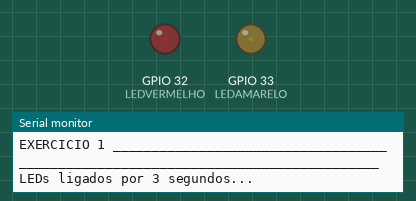
A sketch run on a simulated ESP32. On the bench: output pins drawn as LEDs (lit = HIGH), the last lines printed to the serial monitor.

Above: at 0.1 s.
At 4.1 s:
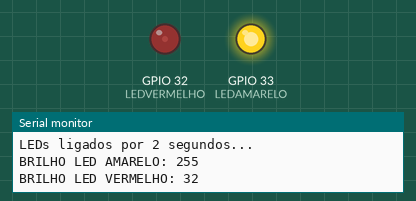
Timing chart, 0 to 7.5 s (numbered marks = the images above):
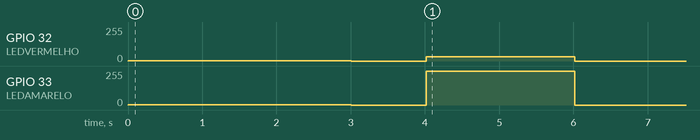

The sketch:

CHECKPOINT_2_-_AICSS.ino
```cpp
// CHECKPOINT 2 - AICSS //
// Integrantes: Bruno 552574 + Edgar 565260 + Júlia 566325

// ÁREA DE VARIAVIES ======================================================================================//
// EXERCICIO 1 - VARIAVIES DE LIGA E DESLIGA DOS LEDs
#define LEDVERMELHO 32
#define LEDAMARELO 33
const int tempo_desligado = 1000;
const int tempo_ligado = tempo_desligado * 3;

// EXERCICIO 2 - CONTROLE DE BRILHO DOS LEDs
uint8_t BRILHO_LEDVERMELHO = 32; // unit8_t devido o valor ser de 0 a 255
uint8_t BRILHO_LEDAMARELO = 255; // unit8_t devido o valor ser de 0 a 255

// EXERCICIO 4 - COPIANDO E COLOCANDO
char array[29] = "";

// EXERCICIO 5 - LISTAGEM DE UMA STRING, CARACTER POR CARACTER
String texto = "LISTAGEM";

// EXERCICIO 6 - CONTAGEM DE UM INTERVALO DE TEMPO
#include "esp_timer.h"

// EXERCICIO 8 - ARMAZENAMENTO DE VALORES
uint16_t valor_1= 1000; // unit16_t devido o valor ser de 0 a 65.535

// EXERCICIO 9 - CALCULO DE TEMPERATURA
float temperatura = 35.8;
float umidade = 55.7;

// EXERCICIO 10 - CALCULO DE POTENCIA ELETRICA
float tensao = 3.3;
float resistencia = 100.0;

// ÁREA DE EXECUÇÃO (APENAS UMA VEZ) ===================================================================== //
void setup() {
  Serial.begin(115200);

// EXERCICIO 1 - LIGANDO e DESLIGANDO OS LEDs
Serial.println("\nEXERCICIO 1 _________________________________________________________________________________\n");

Serial.println("LEDs ligados por 3 segundos...");
  // EXERCICIO 1 - LIGANDO OS LEDs PELA PRIMEIRA VEZ
  analogWrite(LEDVERMELHO, HIGH);
  analogWrite(LEDAMARELO, HIGH);
  delay(tempo_ligado);
  // EXERCICIO 1 - DESLIGANDO OS LEDs
  Serial.println("LEDs desligados...");
  analogWrite(LEDVERMELHO, LOW);
  analogWrite(LEDAMARELO, LOW);
  delay(tempo_desligado);

// EXERCICIO 2 - LIGANDO OS LEDs POR 2seg E DESLIGANDO
Serial.println("\nEXERCICIO 2 _________________________________________________________________________________\n");

Serial.println("LEDs ligados por 2 segundos...");
  Serial.println("BRILHO LED AMARELO: " + String(BRILHO_LEDAMARELO));
  Serial.println("BRILHO LED VERMELHO: " + String(BRILHO_LEDVERMELHO));
  // EXERCICIO 2 - LIGANDO OS LEDs e APLICANDO O BRILHO
  analogWrite(LEDVERMELHO, BRILHO_LEDVERMELHO);
  analogWrite(LEDAMARELO, BRILHO_LEDAMARELO);
  delay(2000);
  // EXERCICIO 2 - DESLIGANDO OS LEDs
  Serial.println("\nLEDs desligados...");
  analogWrite(LEDVERMELHO, 0);
  analogWrite(LEDAMARELO, 0);
  delay(600);

// EXERCICIO 3 - CORRIGIR O CÓDIGO FORNECIDO

  // #define TEMPO 1000
  // void setup() {
  // Serial.begin(115200);
  // TEMPO = 2000;
  // Serial.println(TEMPO);
  // }
  // void loop () { }

  Serial.println("\nEXERCICIO 3 _________________________________________________________________________________\n");

  Serial.println("#define TEMPO 1000");
  Serial.println("TEMPO = 2000;");
  Serial.println("\n No inicio 'TEMPO' foi declarado com o valor 1000, depois voce tentar definir o valor novo para 2000, o sistema nao vai permitir por nao ser possivel alterar o valor de uma define");

// EXERCICIO 4 - ATIVIDADES COM CHAR e ARRAY
  Serial.println("\nEXERCICIO 4 _________________________________________________________________________________\n");

  // EXERCICIO 4 - COPIANDO A ARRAY "ABACAXI" E EXIBINDO NO TERMINAL
  strcpy(array, "Abacaxi");
  Serial.println("Texto adicionado com strcpy: " +  String(array) + " | O seu tamanho é de: " + strlen(array) + " caracteres");
  // EXERCICIO 4 * COPIANDO A ARRAY "NA BRASA E MUITO BOM", COLANDO NA ARRAY ANTERIOR E EXIBINDO NO TERMINAL
  strcat(array, " na brasa e muito bom");
  Serial.println("Texto adicionado com strcat: " + String(array) + " | O seu tamanho é de: " + strlen(array) + " caracteres");

// EXERCICIO 5 - ATIVIDADE COM STRING
  Serial.println("\nEXERCICIO 5 _________________________________________________________________________________\n");

  // EXERCICIO 6 - INICIO DO CRONOMETRO
  uint64_t start =esp_timer_get_time(); // unit64_t devido o valor ser para representar tempo (necessita de um espaço maior)

  // EXERCICIO 5 - ESTRUTURA DE REPETIÇÃO PARA EXIBIR TODAS AS POSIÇÕES DO CHAR ATÉ O FIM
  for (int i = 0; i < texto.length(); i++){
    Serial.println("Item da posição " + String(i) + ": " + String(texto[i]));
  }

  // EXERCICIO 6 - FIM DO CRONOMETRO
  uint64_t finish = esp_timer_get_time();  // unit64_t devido o valor ser para representar tempo (necessita de um espaço maior)
    // EXERCICIO 6 - CALCULO DO TEMPO GASTO PELA MAQUINA EM SEGUNDOS
  float duracao = (finish - start) / 1000000.0;

  Serial.println("\nEXERCICIO 6 _________________________________________________________________________________\n");

  // EXERCICIO 6 - EXIBE OS VALORES INICIAL E FINAL DO CRONOMETRO E O TEMPO ENTRE ESSE INTERVALO
  Serial.println("INICIO DO CRONOMETRO: " + String(start) + " microssegundos");
  Serial.println("FIM DO CRONOMETRO: " + String(finish) + " microssegundos\n");
  Serial.println("Tempo utilizado para imprimir os caracteres de " + texto + " foi de: " + String(duracao, 3) + " segundos");

// EXERCICIO 8 - ARMAZENANDO VALORES
  Serial.println("\nEXERCICIO 8 _________________________________________________________________________________\n");

  // EXERCICIO 8 - ACRESCENTA O VALOR NOVO COM O ANTIGO E EXIBE NO TERMINAL
  uint16_t valor_2 = valor_1 + 30000; // unit16_t devido o valor ser de 0 a 65.535
  Serial.println("Valor 1: " + String(valor_1));
  Serial.println("Valor 2: " + String(valor_2));

// EXERCICIO 9 - CALCULO DE INDICE DE CALOR
  Serial.println("\nEXERCICIO 9 _________________________________________________________________________________\n");

  // EXERCICIO 9 - REALIZA O CALCULO DE INDICE DE CALOR DE ACORDO COM AS VARIAVEIS DEFINIDAS NO INICIO DO CÓDIGO
  float IC = temperatura + (0.3 * umidade) - 0.7;

  // EXERCICIO 9 - EXIBE NO TERMINAL O PAINEL DE INDICE DE CALOR
  Serial.println("Índice de Calor: " + String(IC, 2) +
                 " | Temperatura: " + String(temperatura, 1) + " ºC" +
                " | Umidade: " + String(umidade, 1) + " %");

// EXERCICIO 10 - CALCULO DE POTENCIA ELETRICA
  Serial.println("\nEXERCICIO 10 ________________________________________________________________________________\n");

  // EXERCICIO 10 - REALIZA O CALCULO DA PONTENCIA DE ACORDO COM AS VARIAVIES DEFINIDAS NO INICIO DO CÓDIGO
  float potencia = (tensao * tensao) / resistencia;

  // EXERCICIO 10 - EXIBE OS VALORES DAS VARIAVEIS DO CALCULO E O RESULTADO
  Serial.println("Tensão: " + String(tensao));
  Serial.println("Resistencia: " + String(resistencia));
  Serial.println("\nPotência elétrica: " + String(potencia, 4) + " W");

  Serial.println("\n__________________________________        ÁREA DE LOOP        ________________________________\n");
}

// ÁREA DE EXECUÇÃO (REPTIDAS VEZES) ===================================================================== //
void loop() {
// EXERCICIO 7 - ARMAZENANDO UM VALOR INTEIRO EM STRING
  String valor_inicial = "10000";
// EXERCICIO 7 - CONVERTENDO STR EM INT
  Serial.println("\nEXERCICIO 7 - LOOP DE 5 seg _________________________________________________________________\n");

  uint16_t valor_convertido = valor_inicial.toInt(); // unit16_t devido o valor ser de 0 a 65.535
  Serial.println("Valor convertido para int: " + String(valor_convertido));
// EXERCICIO 7 - FAZENDO COM QUE SEJA EXIBIDO NO TERMINAL A CADA 5 SEGUNDOS
  delay(5000);
}
```
